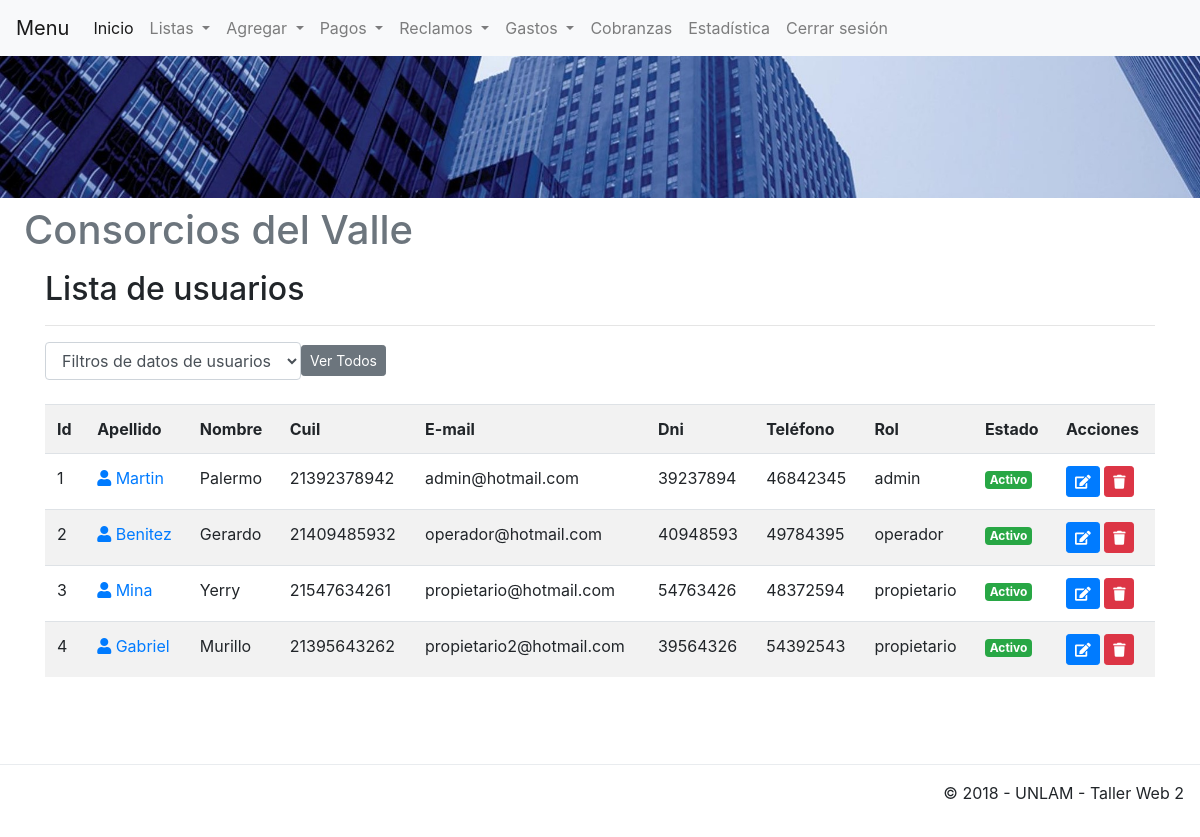
/app/view/listaUsuario.php (signed in), run on an earlier commit of the app's database.
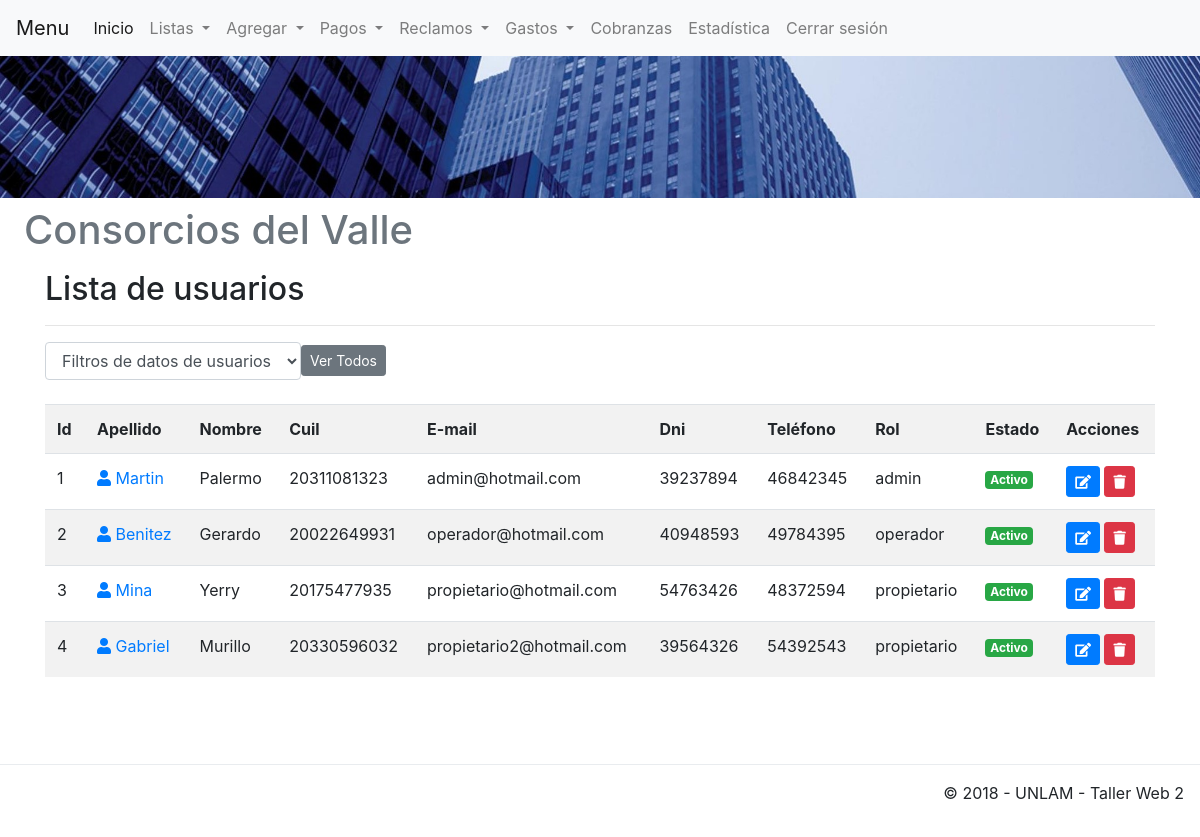
And on a later commit of the database.
### tables this page shows
CREATE TABLE `usuarios` (
  `idUsuarios` int(11) UNSIGNED NOT NULL,
  `nombre` varchar(50) NOT NULL,
  `apellido` varchar(50) NOT NULL,
  `cuil` bigint(11) UNSIGNED NOT NULL,
  `email` varchar(50) NOT NULL,
  `dni` int(8) UNSIGNED NOT NULL,
  `telefono` int(11) UNSIGNED NOT NULL,
  `estado` varchar(50) NOT NULL,
  `idRol` int(11) UNSIGNED NOT NULL,
  `pass` varchar(50) NOT NULL,
  `primeraVez` tinyint(1) UNSIGNED NOT NULL
);

CREATE TABLE `roles` (
  `idRoles` int(11) UNSIGNED NOT NULL,
  `descripcion` varchar(50) NOT NULL
);

### app/view/listaUsuario.php (the view, shortened to what this page needs)
<!DOCTYPE html>
<html lang="es">
<?php include('template/head.php'); ?>
    <body>
    <?php
        include('template/nav.php');
        include('template/header.php'); ?>
        <div class="container">
		<div class="content">
			<h2>Lista de usuarios</h2>
			<hr />
			<form class="form-inline" method="get">
				<div class="form-group">
					<select name="filter" class="form-control" onchange="form.submit()">
						<option value="0">Filtros de datos de usuarios</option>
						<?php $filter = (isset($_GET['filter']) ? strtolower($_GET['filter']) : NULL);  ?>
					</select><button href="listaUsuario.php" role="button" aria-pressed="true" class="btn btn-secondary btn-sm">Ver Todos</button>
				</div>
			</form>
			<br />
			<div class="table-responsive">
			<table class="table table-striped table-hover">
				<tr>
					<th>Id</th>
					<th>Apellido</th>
                    <th>Nombre</th>
                    <th>Cuil</th>
                    <th>E-mail</th>
                    <th>Dni</th>
					<th>Teléfono</th>
					<th>Rol</th>
					<th>Estado</th>
                    <th>Acciones</th>
				</tr>
				<?php
				if($filter){
					$sql = mysqli_query($conexion, "SELECT * FROM usuarios JOIN roles ON usuarios.idRol=roles.idRoles WHERE estado='$filter' ORDER BY idUsuarios ASC");
				}else{
					$sql = mysqli_query($conexion, "SELECT * FROM usuarios JOIN roles ON usuarios.idRol=roles.idRoles ORDER BY idUsuarios ASC");
				}
				if(mysqli_num_rows($sql) == 0){
					echo '<tr><td colspan="8">No hay datos.</td></tr>';
				}else{
					while($row = mysqli_fetch_assoc($sql)){
						echo '
						<tr>
							<td>'.$row['idUsuarios'].'</td>
                            <td><a href="perfil.php?nik='.$row['idUsuarios'].'"><span class="fas fa-user" aria-hidden="true"></span> '.$row['apellido'].'</a></td>
                            <td>'.$row['nombre'].'</td>
                            <td>'.$row['cuil'].'</td>
                            <td>'.$row['email'].'</td>
                            <td>'.$row['dni'].'</td>
							<td>'.$row['telefono'].'</td>
                            <td>'.$row['descripcion'].'</td>
							<td>';
							if($row['estado'] == 'Activo'){
								echo '<span class="badge badge-success">Activo</span>';
							}
                            else if ($row['estado'] == 'Inactivo' ){
								echo '<span class="badge badge-danger">Inactivo</span>';
							}
                            else if ($row['estado'] == 'Pendiente' ){
								echo '<span class="badge badge-warning">Pendiente</span>';
							}if(isset($_SESSION['admin'])){
								echo '
							</td>
							<td>
								<a href="abm/editarUsuario.php?nik='.$row['idUsuarios'].'" title="Editar datos" class="btn btn-primary btn-sm"><span class="fas fa-edit" aria-hidden="true"></span></a>
								<a href="listaUsuario.php?aksi=delete&nik='.$row['idUsuarios'].'" title="Eliminar" onclick="return confirm(\'Esta seguro de borrar los datos de: '.$row['apellido'].' '.$row['nombre'].'?\')" class="btn btn-danger btn-sm"><span class="fas fa-trash" aria-hidden="true"></span></a>
							</td>
						</tr>
						';
							}if(isset($_SESSION['operador'])){
								echo '
							</td>
							<td>
								<a href="abm/editarRolyEstado.php?nik='.$row['idUsuarios'].'" title="Editar datos" class="btn btn-primary btn-sm"><span class="fas fa-edit" aria-hidden="true"></span></a>
							</td>
						</tr>
						';
							}
					}
				}
				?>
			</table>
			</div>
		</div>
	</div><center>
    <div class="corte">
    </div>
    <?php include('template/footer.php'); ?>
    </body>
</html>

### app/view/template/head.php (shortened to what this page needs)
<head>
  <link rel="stylesheet" href="/consorcio/public/css/bootstrap.min.css">
  <link rel="stylesheet" href="/consorcio/public/css/bootstrap-grid.min.css">
  <link rel="stylesheet" href="/consorcio/public/css/fontawesome-all.min.css">
  <link rel="stylesheet" href="/consorcio/public/css/estilos.css">
</head>

### app/view/template/nav.php (shortened to what this page needs)
<nav class="navbar navbar-expand-lg navbar-light bg-light fixed-top">
  <a class="navbar-brand" href="#">Menu</a>
  <div class="collapse navbar-collapse" id="navbarSupportedContent">
    <ul class="navbar-nav mr-auto">
      <?php
        if(isset($_SESSION['admin'])){ ?>
      <li class="nav-item active">
        <a class="nav-link" href="/consorcio/app/view/homeAdmin.php">Inicio <span class="sr-only"></span></a>
      </li>
      <li class="nav-item dropdown">
      <a class="nav-link dropdown-toggle" href="#" id="navbarDropdown" role="button" data-toggle="dropdown" aria-haspopup="true" aria-expanded="false">
          Listas
        </a>
      </li>
      <li class="nav-item dropdown">
      <a class="nav-link dropdown-toggle" href="#" id="navbarDropdown" role="button" data-toggle="dropdown" aria-haspopup="true" aria-expanded="false">
          Agregar
        </a>
      </li>
      <li class="nav-item dropdown">
      <a class="nav-link dropdown-toggle" href="#" id="navbarDropdown" role="button" data-toggle="dropdown" aria-haspopup="true" aria-expanded="false">
          Pagos
        </a>
      </li>
      <li class="nav-item dropdown">
      <a class="nav-link dropdown-toggle" href="#" id="navbarDropdown" role="button" data-toggle="dropdown" aria-haspopup="true" aria-expanded="false">
          Reclamos
        </a>
      </li>
      <li class="nav-item dropdown">
      <a class="nav-link dropdown-toggle" href="#" id="navbarDropdown" role="button" data-toggle="dropdown" aria-haspopup="true" aria-expanded="false">
          Gastos
        </a>
      </li>
      <li class="nav-item">
        <a class="nav-link" href="/consorcio/app/view/listaExpensas.php">Cobranzas</a>
      </li>
      <li class="nav-item">
        <a class="nav-link" href="/consorcio/app/view/estadistica.php">Estadística</a>
      </li>
      <li class="nav-item">
        <a class="nav-link" href="/consorcio/app/config/CerrarSession.php">Cerrar sesión</a>
      </li>
      <?php }?>
    </ul>
  </div>
</nav>

### app/view/template/header.php
<div>
  <img class="d-block w-100" src="/consorcio/public/img/edificioscorto.jpg" alt="First slide">
</div>
<header class="dropdown-header">
  <h1>Consorcios del Valle</h1>
</header>

### app/view/template/footer.php (shortened to what this page needs)
<footer class="fixed-bottom" style="background-color: white;">
    <footer class="modal-footer">
        <p>&copy; 2018 - UNLAM - Taller Web 2</p>
    </footer>
</footer>

### public/css/estilos.css (style rules this page uses)
.corte { width: 100%; clear: both; height: 9rem; }

What changed in the data, as far as the page shows it:
changed usuarios "Martin": cuil "21392378942" → "20311081323"
changed usuarios "Benitez": cuil "21409485932" → "20022649931"
changed usuarios "Mina": cuil "21547634261" → "20175477935"
changed usuarios "Gabriel": cuil "21395643262" → "20330596032"
